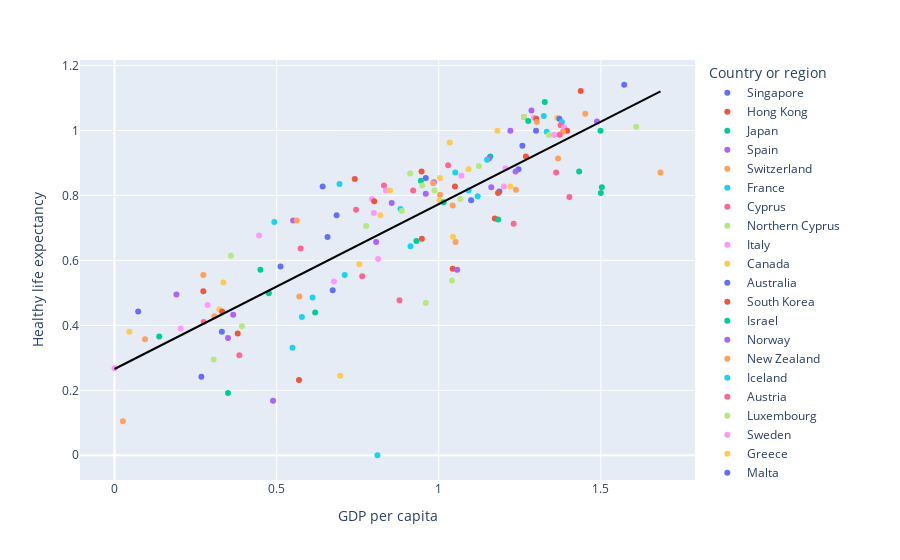

Notebook cell for this chart:
### Code cell
fig = px.scatter(happy.sort_values(ascending=False, by='Healthy life expectancy'), 
                 x='GDP per capita', 
                 y='Healthy life expectancy', 
                 color='Country or region',
                 trendline='ols',
                 trendline_scope='overall',
                 trendline_color_override='black'
                )
fig.update_layout(title_text='GDP per capita VS Healthy life expectancy')
fig.show()
